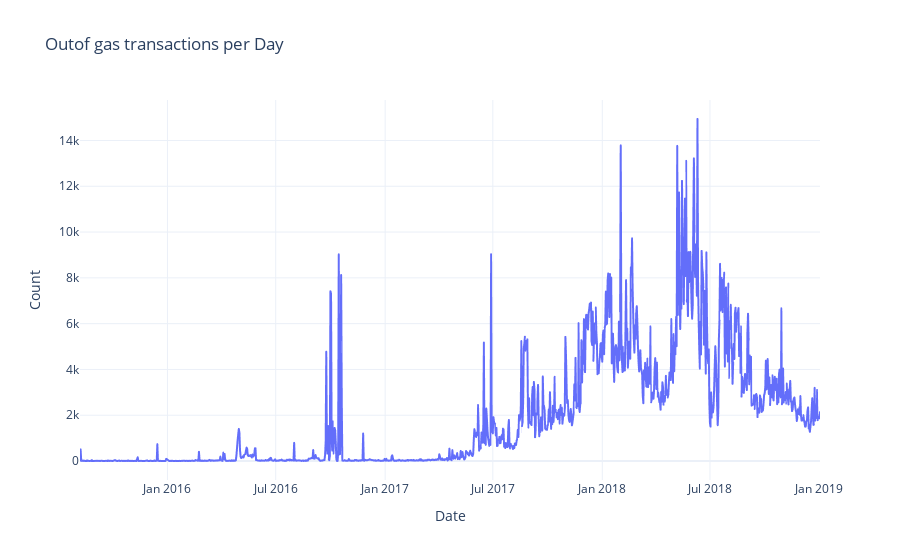

Notebook cell for this chart:
### Code cell
import pandas as pd
import plotly.express as px

day_file = r"D:\sai\day_count.txt"
block_file = r"D:\sai\block_number_count.txt"

day_df = pd.read_csv(day_file, sep="\t")
day_df['day'] = pd.to_datetime(day_df['day'])

fig1 = px.line(day_df, x='day', y='count', title='Outof gas transactions per Day',
               labels={'day': 'Day', 'count': 'Number of transactions'})
fig1.update_layout(template='plotly_white', xaxis_title='Date', yaxis_title='Count')
fig1.show()


# total_day_accounts = day_df['count'].sum()
# print(f"Total accounts across all days: {total_day_accounts}")

# block_df = pd.read_csv(block_file, sep="\t")

# fig2 = px.line(block_df, x='blockNumber', y='count', title='Account Creation Count per Block',
#                labels={'blockNumber': 'Block Number', 'count': 'Number of Accounts'})
# fig2.update_layout(template='plotly_white', xaxis_title='Block Number', yaxis_title='Count')
# fig2.show()

# total_block_accounts = block_df['count'].sum()
# print(f"Total accounts across all blocks: {total_block_accounts}")

### Figure 1 — Plotly figure (JSON) as saved in the notebook; plotly's stock layout.template omitted (floating-point values rounded to 4 significant figures; data arrays with more than 128 entries replaced by an {"elided": "..."} marker saying what was removed)
{"data": [{"hovertemplate": "Day=%{x}<br>Number of transactions=%{y}<extra></extra>", "legendgroup": "", "line": {"color": "#636efa", "dash": "solid"}, "marker": {"symbol": "circle"}, "mode": "lines", "name": "", "showlegend": false, "type": "scattergl", "x": {"elided": "1215 str values"}, "xaxis": "x", "y": {"elided": "1215 int values"}, "yaxis": "y"}], "layout": {"legend": {"tracegroupgap": 0}, "title": {"text": "Outof gas transactions per Day"}, "xaxis": {"anchor": "y", "domain": [0, 1], "title": {"text": "Date"}}, "yaxis": {"anchor": "x", "domain": [0, 1], "title": {"text": "Count"}}}}
